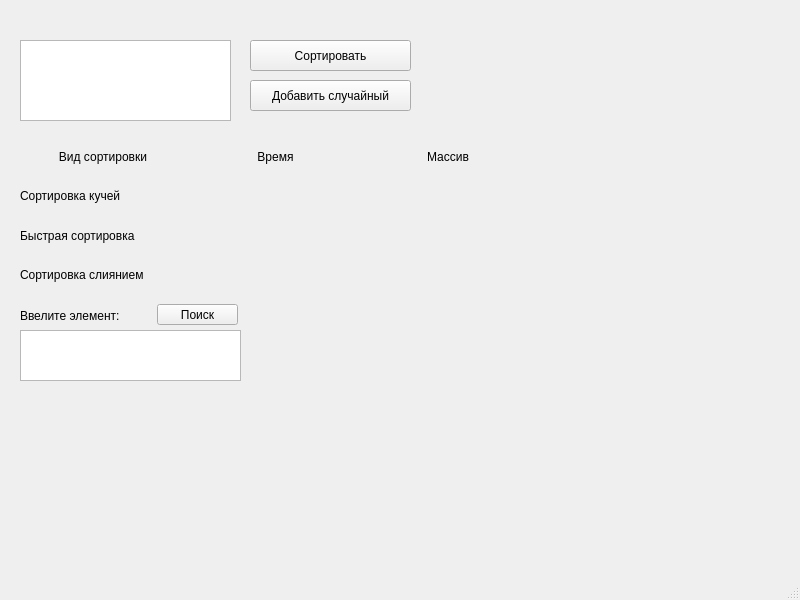
<?xml version="1.0" encoding="UTF-8"?>
<ui version="4.0">
 <class>MainWindow</class>
 <widget class="QMainWindow" name="MainWindow">
  <property name="geometry">
   <rect>
    <x>0</x>
    <y>0</y>
    <width>800</width>
    <height>600</height>
   </rect>
  </property>
  <property name="windowTitle">
   <string>MainWindow</string>
  </property>
  <widget class="QWidget" name="centralwidget">
   <widget class="QTextEdit" name="arrayInputTextEdit">
    <property name="geometry">
     <rect>
      <x>20</x>
      <y>40</y>
      <width>211</width>
      <height>81</height>
     </rect>
    </property>
   </widget>
   <widget class="QPushButton" name="sortButton">
    <property name="geometry">
     <rect>
      <x>250</x>
      <y>40</y>
      <width>161</width>
      <height>31</height>
     </rect>
    </property>
    <property name="text">
     <string>Сортировать</string>
    </property>
   </widget>
   <widget class="QLabel" name="incorrectInputLabel">
    <property name="geometry">
     <rect>
      <x>420</x>
      <y>70</y>
      <width>241</width>
      <height>41</height>
     </rect>
    </property>
    <property name="text">
     <string/>
    </property>
   </widget>
   <widget class="QTextEdit" name="searchInputTextEdit">
    <property name="geometry">
     <rect>
      <x>20</x>
      <y>330</y>
      <width>221</width>
      <height>51</height>
     </rect>
    </property>
   </widget>
   <widget class="QPushButton" name="searchButton">
    <property name="geometry">
     <rect>
      <x>157</x>
      <y>304</y>
      <width>81</width>
      <height>21</height>
     </rect>
    </property>
    <property name="text">
     <string>Поиск</string>
    </property>
   </widget>
   <widget class="QLabel" name="searchResultLabel">
    <property name="geometry">
     <rect>
      <x>260</x>
      <y>340</y>
      <width>261</width>
      <height>41</height>
     </rect>
    </property>
    <property name="text">
     <string/>
    </property>
   </widget>
   <widget class="QWidget" name="gridLayoutWidget">
    <property name="geometry">
     <rect>
      <x>20</x>
      <y>140</y>
      <width>511</width>
      <height>151</height>
     </rect>
    </property>
    <layout class="QGridLayout" name="gridLayout">
     <item row="2" column="2">
      <widget class="QLabel" name="quickSortedLabel">
       <property name="text">
        <string/>
       </property>
       <property name="alignment">
        <set>Qt::AlignCenter</set>
       </property>
      </widget>
     </item>
     <item row="0" column="1">
      <widget class="QLabel" name="label_9">
       <property name="text">
        <string>Время</string>
       </property>
       <property name="alignment">
        <set>Qt::AlignCenter</set>
       </property>
      </widget>
     </item>
     <item row="0" column="2">
      <widget class="QLabel" name="label_8">
       <property name="text">
        <string>Массив</string>
       </property>
       <property name="alignment">
        <set>Qt::AlignCenter</set>
       </property>
      </widget>
     </item>
     <item row="2" column="0">
      <widget class="QLabel" name="label_3">
       <property name="text">
        <string>Быстрая сортировка</string>
       </property>
      </widget>
     </item>
     <item row="1" column="2">
      <widget class="QLabel" name="heapSortedLabel">
       <property name="text">
        <string/>
       </property>
       <property name="alignment">
        <set>Qt::AlignCenter</set>
       </property>
      </widget>
     </item>
     <item row="0" column="0">
      <widget class="QLabel" name="label_7">
       <property name="text">
        <string>Вид сортировки</string>
       </property>
       <property name="alignment">
        <set>Qt::AlignCenter</set>
       </property>
      </widget>
     </item>
     <item row="1" column="0">
      <widget class="QLabel" name="label">
       <property name="text">
        <string>Сортировка кучей</string>
       </property>
      </widget>
     </item>
     <item row="2" column="1">
      <widget class="QLabel" name="quickTimeLabel">
       <property name="text">
        <string/>
       </property>
       <property name="alignment">
        <set>Qt::AlignCenter</set>
       </property>
      </widget>
     </item>
     <item row="3" column="0">
      <widget class="QLabel" name="label_6">
       <property name="text">
        <string>Сортировка слиянием</string>
       </property>
      </widget>
     </item>
     <item row="3" column="1">
      <widget class="QLabel" name="mergeTimeLabel">
       <property name="text">
        <string/>
       </property>
       <property name="alignment">
        <set>Qt::AlignCenter</set>
       </property>
      </widget>
     </item>
     <item row="3" column="2">
      <widget class="QLabel" name="mergeSortedLabel">
       <property name="text">
        <string/>
       </property>
       <property name="alignment">
        <set>Qt::AlignCenter</set>
       </property>
      </widget>
     </item>
     <item row="1" column="1">
      <widget class="QLabel" name="heapTimeLabel">
       <property name="text">
        <string/>
       </property>
       <property name="alignment">
        <set>Qt::AlignCenter</set>
       </property>
      </widget>
     </item>
    </layout>
   </widget>
   <widget class="QLabel" name="label_2">
    <property name="geometry">
     <rect>
      <x>20</x>
      <y>300</y>
      <width>141</width>
      <height>31</height>
     </rect>
    </property>
    <property name="text">
     <string>Ввелите элемент:</string>
    </property>
   </widget>
   <widget class="QPushButton" name="pushButton">
    <property name="geometry">
     <rect>
      <x>250</x>
      <y>80</y>
      <width>161</width>
      <height>31</height>
     </rect>
    </property>
    <property name="text">
     <string>Добавить случайный</string>
    </property>
   </widget>
  </widget>
  <widget class="QMenuBar" name="menubar">
   <property name="geometry">
    <rect>
     <x>0</x>
     <y>0</y>
     <width>800</width>
     <height>22</height>
    </rect>
   </property>
  </widget>
  <widget class="QStatusBar" name="statusbar"/>
 </widget>
 <resources/>
 <connections/>
</ui>
